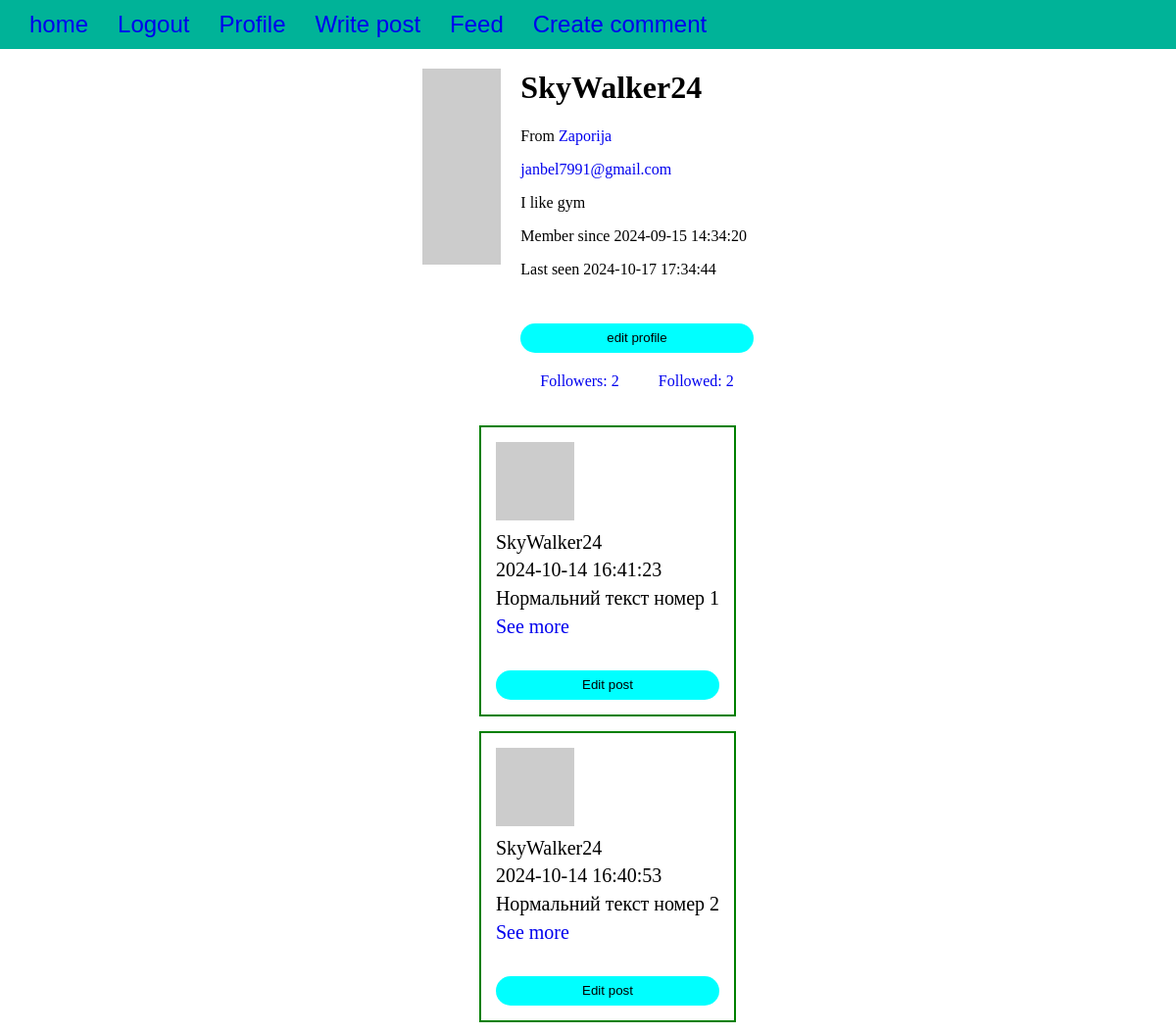
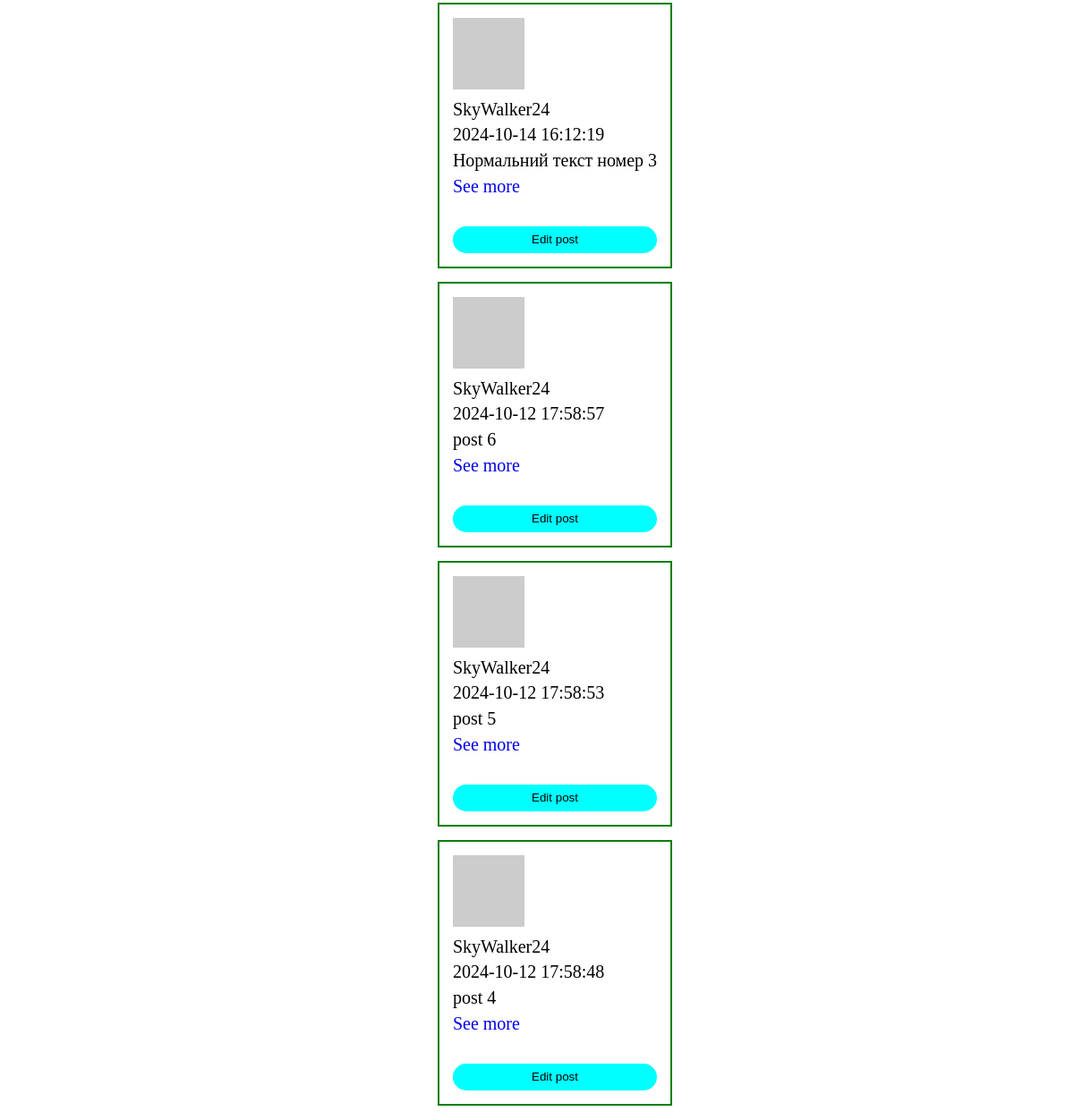
The page /user/SkyWalker24 (signed in) on the database its author committed (2 pictures, top to bottom).
### main.py (models this page shows, shortened)
class User(UserMixin, db.Model):
    __tablename__ = 'users'
    id = db.Column(db.Integer, primary_key=True)
    email = db.Column(db.String(64), unique=True, index=True)
    name = db.Column(db.String(64), unique=True, nullable=False)
    location = db.Column(db.String(64))
    about_me = db.Column(db.Text)
    member_since = db.Column(db.DateTime(), default=datetime.now)
    last_seen = db.Column(db.DateTime(), default=datetime.now)
    password_hash = db.Column(db.String(128))
    confirmed = db.Column(db.Boolean, default=False)
    avatar_hash = db.Column(db.String(32))
    followed = db.relationship('Follow', foreign_keys=[Follow.follower_id], backref=db.backref('follower', lazy='joined'),
                               lazy='dynamic', cascade='all, delete-orphan')
    follower = db.relationship('Follow', foreign_keys=[Follow.followed_id], backref=db.backref('followed', lazy='joined'),
                               lazy='dynamic', cascade='all, delete-orphan')
    posts = db.relationship('Post', backref='author', lazy='dynamic')
    comments = db.relationship('Comment', backref='user', lazy='dynamic')
    role_id = db.Column(db.Integer, db.ForeignKey('roles.id'))
    @property
    def password(self):
        raise AttributeError('password is not a readable attribute')
    def can(self, perm):
        return self.role is not None and self.role.has_permissions(perm)
    def is_admin(self):
        return self.can(Permission.ADMIN)
    def gravatar_hash(self):
        return hashlib.md5(self.email.lower().encode('utf-8')).hexdigest()
    def gravatar(self, size=100, default='identicon', rating='g'):
        if request.is_secure:
            url = 'https://secure.gravatar.com/avatar'
        else:
            url = 'http://www.gravatar.com/avatar'
        hash = self.avatar_hash or self.gravatar_hash()
        return f'{url}/{hash}?s={size}&d={default}&r={rating}'

class Post(db.Model):
    __tablename__ = 'posts'
    id = db.Column(db.Integer, primary_key=True)
    body = db.Column(db.Text)
    timestamp = db.Column(db.DateTime, index=True, default=datetime.now)
    author_id = db.Column(db.Integer, db.ForeignKey('users.id'))

### main.py (the view)
@app.route('/user/<username>')
def user(username):
    user = User.query.filter_by(name=username).first_or_404()
    posts = user.posts.order_by(Post.timestamp.desc()).all()
    timestamp = str(user.member_since)
    timestamp2 = str(user.last_seen)
    dt_object = datetime.strptime(timestamp, '%Y-%m-%d %H:%M:%S.%f')
    dt_object2 = datetime.strptime(timestamp2, '%Y-%m-%d %H:%M:%S.%f')
    formatted_timestamp = dt_object.strftime('%Y-%m-%d %H:%M:%S')
    formatted_timestamp2 = dt_object2.strftime('%Y-%m-%d %H:%M:%S')
    user_followers = user.follower.all()
    user_followed = user.followed.all()
    followers = 0
    followed = 0
    for u in user_followers:
        followers += 1
    for u in user_followed:
        followed += 1
    return render_template('user.html', user=user, formatted_timestamp=formatted_timestamp, formatted_timestamp2=formatted_timestamp2,
                           posts=posts, followers=str(followers), followed=str(followed))

### main.py (called while the page is built)
@login_manager.user_loader
def load_user(user_id):
    return User.query.get(int(user_id))

    def has_permissions(self, perm):
        return self.permissions & perm == perm

### templates/user.html (shortened to what this page needs)
{% extends "home.html" %}
{% block user %}
<div class="page-header">
    <img src="{{ user.gravatar(size=240) }}" alt="avatar">
    <div class="user_info_cont">
        {% if user.name %}<h1>{{ user.name }}</h1>{% endif %}
    {% if user.name or user.location %}
    <p>
    {% if user.location %}
    From <a href="http://maps.google.com/?q={{ user.location }}">
    {{ user.location }}
    </a>
    {% endif %}
    </p>
    {% endif %}
    {% if current_user.is_admin() %}
    <p><a href="mailto:{{ user.email }}">{{ user.email }}</a></p>
    {% endif %}
    {% if user.about_me %}<p>{{ user.about_me }}</p>{% endif %}
    <p>
    <div>Member since {{ formatted_timestamp }}</div>
    <p>Last seen {{ formatted_timestamp2 }}</p>
    </p>
    {% if current_user.id == user.id %}
    <a href="{{ url_for('edit_user_profile', id=user.id)}}"><button class="comment_button"> edit profile</button></a>
    {% endif %}
<div class="followers_followed_links">
    <a href="{{ url_for('followers', username=user.name) }}">Followers: <span>{{ followers }}</span></a>
    <a href="{{ url_for('followed', username=user.name) }}">Followed: <span>{{ followed }}</span></a>
</div>
    </div>
</div>
<div>
<ul class="posts">
    {% for post in posts %}
    <li class="post">
    <div class="profile-thumbnail">
    <a href="{{ url_for('.user', username=post.author.name) }}">
    <img class="img-rounded profile-thumbnail"
    src="{{ post.author.gravatar(size=60) }}">
    </a>
    <div> {{ post.author.name }}</div>
    </div>
    <div class="post-date">{{ post.timestamp.strftime('%Y-%m-%d %H:%M:%S') }}</div>
    <div class="post-body">{{ post.body }}</div>
    <div class="buttons_cont">
        <a href="{{ url_for('post', id=post.id) }}" class="see_more">See more</a>
        {% if current_user.id == user.id %}
        <a href="{{ url_for('edit_post', id=post.id)}}"><button class="comment_button">Edit post</button> </a>
        {% endif %}
    </div>
    </li>
    {% endfor %}
    </ul>
</div>
{% endblock %}

### static/main.css (style rules this page uses)
body { margin: 0; margin: 0; display: flex; flex-direction: column; align-items: center; }
ul { list-style: none; }
.header_list, li { padding: 15px; }
header, li, a { text-decoration: none; }
.comment_button { margin-top: 30px; background-color: cyan; border: none; height: 30px; border-radius: 20px; cursor: pointer; width: 100%; }
.page-header { display: flex; }
.page-header img { margin: 20px 20px 0px 0px; max-height: 200px; }
.post { font-size: 20px; line-height: 1.8rem; border: 2px solid green; margin-top: 15px; }
.buttons_cont { display: flex; flex-direction: column; justify-content: space-between; }
.post a { width: 100%; }
.followers_followed_links { display: flex; }
.followers_followed_links a { margin: 20px; }

### rows shown on the page
User: name "SkyWalker24", location "Zaporija", email "janbel7991@gmail.com", about_me "I like gym"
Post: author.name "SkyWalker24", timestamp "2024-10-14 16:41:23", body "Нормальний текст номер 1"
Post: author.name "SkyWalker24", timestamp "2024-10-14 16:40:53", body "Нормальний текст номер 2"
Post: author.name "SkyWalker24", timestamp "2024-10-14 16:12:19", body "Нормальний текст номер 3"
Post: author.name "SkyWalker24", timestamp "2024-10-12 17:58:57", body "post 6"
Post: author.name "SkyWalker24", timestamp "2024-10-12 17:58:53", body "post 5"
Post: author.name "SkyWalker24", timestamp "2024-10-12 17:58:48", body "post 4"

### other values the page prints
{{ followers }} "2"
{{ followed }} "2"
